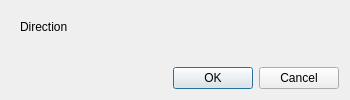
<?xml version="1.0" encoding="UTF-8"?>
<ui version="4.0">
 <class>PrismaticJointDialog</class>
 <widget class="QDialog" name="PrismaticJointDialog">
  <property name="geometry">
   <rect>
    <x>0</x>
    <y>0</y>
    <width>350</width>
    <height>100</height>
   </rect>
  </property>
  <property name="windowTitle">
   <string>Prismatic Joint</string>
  </property>
  <layout class="QVBoxLayout" name="verticalLayout">
   <item>
    <widget class="QWidget" name="formWidget" native="true">
     <layout class="QFormLayout" name="formLayout">
      <item row="0" column="0">
       <widget class="QLabel" name="directionLabel">
        <property name="text">
         <string>Direction</string>
        </property>
       </widget>
      </item>
      <item row="0" column="1">
       <widget class="VectorWidget" name="direction"/>
      </item>
     </layout>
    </widget>
   </item>
   <item>
    <widget class="QDialogButtonBox" name="buttonBox">
     <property name="standardButtons">
      <set>QDialogButtonBox::Cancel|QDialogButtonBox::Ok</set>
     </property>
    </widget>
   </item>
  </layout>
 </widget>
 <customwidgets>
  <customwidget>
   <class>VectorWidget</class>
   <extends>QWidget</extends>
   <header>baramFlow.view.widgets.vector_widget</header>
  </customwidget>
 </customwidgets>
 <resources/>
 <connections/>
</ui>
